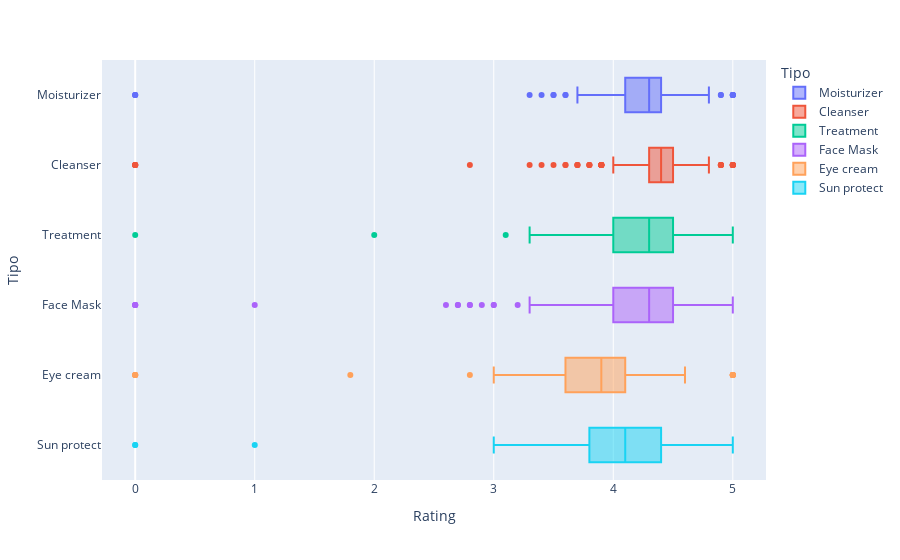

The cell this chart's notebook holds for it:
### Code cell
# BoxPlot de distribuição de por rating e preço
px.box(df_cosmeticos, x='Rating', y='Tipo', color='Tipo', orientation='h', hover_data=['Marca', 'Nome'])

### Figure 1 — Plotly figure (JSON) as saved in the notebook; plotly's stock layout.template omitted (floating-point values rounded to 4 significant figures; data arrays with more than 128 entries replaced by an {"elided": "..."} marker saying what was removed)
{"data": [{"alignmentgroup": "True", "customdata": {"elided": "298x2 str values"}, "hovertemplate": "Tipo=%{y}<br>Rating=%{x}<br>Marca=%{customdata[0]}<br>Nome=%{customdata[1]}<extra></extra>", "legendgroup": "Moisturizer", "marker": {"color": "#636efa"}, "name": "Moisturizer", "notched": false, "offsetgroup": "Moisturizer", "orientation": "h", "showlegend": true, "type": "box", "x": {"elided": "298 float values"}, "x0": " ", "xaxis": "x", "y": {"elided": "298 str values"}, "y0": " ", "yaxis": "y"}, {"alignmentgroup": "True", "customdata": {"elided": "281x2 str values"}, "hovertemplate": "Tipo=%{y}<br>Rating=%{x}<br>Marca=%{customdata[0]}<br>Nome=%{customdata[1]}<extra></extra>", "legendgroup": "Cleanser", "marker": {"color": "#EF553B"}, "name": "Cleanser", "notched": false, "offsetgroup": "Cleanser", "orientation": "h", "showlegend": true, "type": "box", "x": {"elided": "281 float values"}, "x0": " ", "xaxis": "x", "y": {"elided": "281 str values"}, "y0": " ", "yaxis": "y"}, {"alignmentgroup": "True", "customdata": {"elided": "248x2 str values"}, "hovertemplate": "Tipo=%{y}<br>Rating=%{x}<br>Marca=%{customdata[0]}<br>Nome=%{customdata[1]}<extra></extra>", "legendgroup": "Treatment", "marker": {"color": "#00cc96"}, "name": "Treatment", "notched": false, "offsetgroup": "Treatment", "orientation": "h", "showlegend": true, "type": "box", "x": {"elided": "248 float values"}, "x0": " ", "xaxis": "x", "y": {"elided": "248 str values"}, "y0": " ", "yaxis": "y"}, {"alignmentgroup": "True", "customdata": {"elided": "266x2 str values"}, "hovertemplate": "Tipo=%{y}<br>Rating=%{x}<br>Marca=%{customdata[0]}<br>Nome=%{customdata[1]}<extra></extra>", "legendgroup": "Face Mask", "marker": {"color": "#ab63fa"}, "name": "Face Mask", "notched": false, "offsetgroup": "Face Mask", "orientation": "h", "showlegend": true, "type": "box", "x": {"elided": "266 float values"}, "x0": " ", "xaxis": "x", "y": {"elided": "266 str values"}, "y0": " ", "yaxis": "y"}, {"alignmentgroup": "True", "customdata": {"elided": "209x2 str values"}, "hovertemplate": "Tipo=%{y}<br>Rating=%{x}<br>Marca=%{customdata[0]}<br>Nome=%{customdata[1]}<extra></extra>", "legendgroup": "Eye cream", "marker": {"color": "#FFA15A"}, "name": "Eye cream", "notched": false, "offsetgroup": "Eye cream", "orientation": "h", "showlegend": true, "type": "box", "x": {"elided": "209 float values"}, "x0": " ", "xaxis": "x", "y": {"elided": "209 str values"}, "y0": " ", "yaxis": "y"}, {"alignmentgroup": "True", "customdata": {"elided": "170x2 str values"}, "hovertemplate": "Tipo=%{y}<br>Rating=%{x}<br>Marca=%{customdata[0]}<br>Nome=%{customdata[1]}<extra></extra>", "legendgroup": "Sun protect", "marker": {"color": "#19d3f3"}, "name": "Sun protect", "notched": false, "offsetgroup": "Sun protect", "orientation": "h", "showlegend": true, "type": "box", "x": {"elided": "170 float values"}, "x0": " ", "xaxis": "x", "y": {"elided": "170 str values"}, "y0": " ", "yaxis": "y"}], "layout": {"boxmode": "overlay", "legend": {"title": {"text": "Tipo"}, "tracegroupgap": 0}, "margin": {"t": 60}, "xaxis": {"anchor": "y", "domain": [0, 1], "title": {"text": "Rating"}}, "yaxis": {"anchor": "x", "categoryarray": ["Sun protect", "Eye cream", "Face Mask", "Treatment", "Cleanser", "Moisturizer"], "categoryorder": "array", "domain": [0, 1], "title": {"text": "Tipo"}}}}
